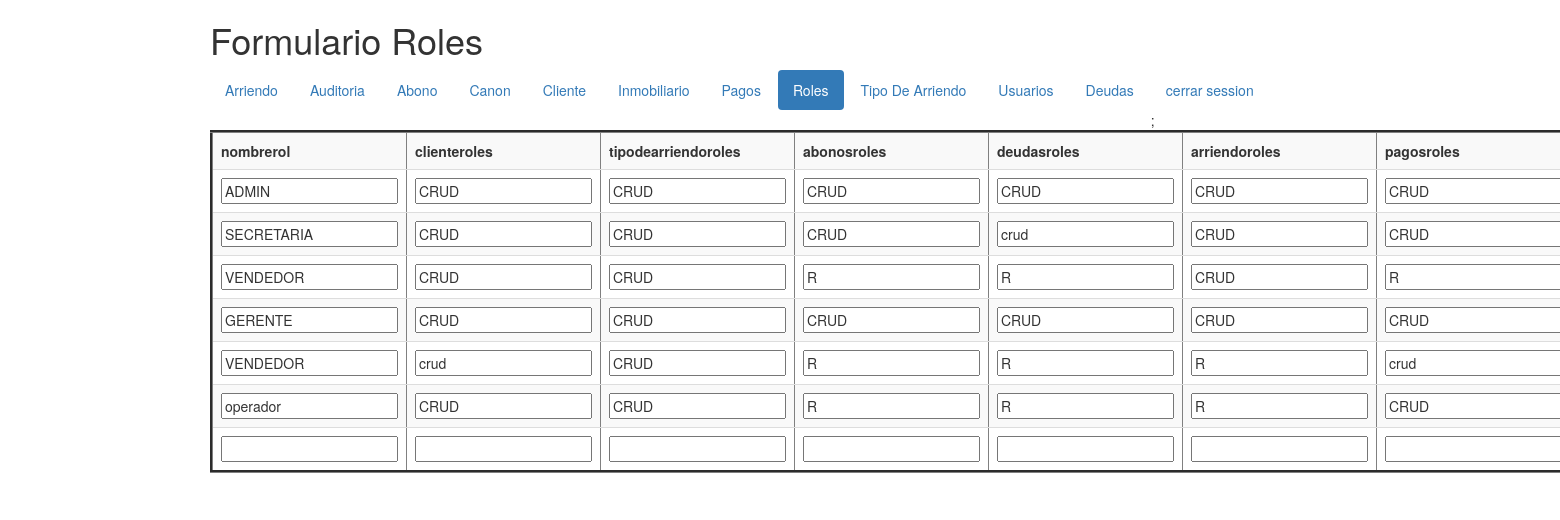
The app's page /vista/formularioroles.php (signed in) with its own data.
### tables this page shows
CREATE TABLE `roles` (
  `idroles` tinyint(4) NOT NULL,
  `nombrerol` varchar(10) NOT NULL,
  `clienteroles` varchar(4) NOT NULL,
  `tipodearriendoroles` varchar(4) NOT NULL,
  `abonosroles` varchar(4) NOT NULL,
  `deudasroles` varchar(4) NOT NULL,
  `arriendoroles` varchar(4) NOT NULL,
  `pagosroles` varchar(4) NOT NULL,
  `inmobiliarioroles` varchar(4) NOT NULL,
  `canonroles` varchar(4) NOT NULL,
  `usuariosroles` varchar(4) NOT NULL,
  `auditoriasroles` varchar(4) NOT NULL,
  `rolesroles` varchar(4) NOT NULL
);

### modelo/roles.php (called while the page is built, shortened)
<?php
class roles {
    private $_conexion;
    private $_paginacion = 10;
    function __construct($conexion, $idroles, $nombrerol, $clienteroles, $tipodearriendoroles, $abonosroles, $deudasroles, $arriendoroles, $pagosroles, $inmobiliarioroles, $canonroles, $usuariosroles, $auditoriasroles, $rolesroles) {
        $this->_conexion = $conexion;
    }
	function getRol($idusuario){
        $roles=mysqli_query($this->_conexion, "SELECT ".static::class."roles AS elpermiso FROM roles WHERE idRoles IN(SELECT idrolesusuarios FROM usuarios WHERE idusuarios =$idusuario)") or die (mysqli_error($this->_conexion));
        $unregistro=mysqli_fetch_array($roles);
        return $unregistro['elpermiso'];
    }
   function listar ($pagina){
        if ($pagina<=0){
            $listado = mysqli_query($this->_conexion, "SELECT * FROM roles ORDER BY idroles") or
                die (mysqli_error($this->_conexion));
        }else{
            $paginacionMax = $pagina * $this->_paginacion;
            $paginacionMin = $paginacionMax - $this->_paginacion;
            $listado =mysqli_query ($this->_conexion, "SELECT * FROM roles ORDER BY idroles
            LIMIT $paginacionMin, $paginacionMax") or die (mysqli_error($this->_conexion));
        }
        return $listado;
    }
}
?>

### vista/formularioroles.php (the view, shortened to what this page needs)
<!DOCTYPE html>
<?php
if (isset($_SESSION ['id'])){
?>
<html>
	<div class="container">
    <head>
<link rel="stylesheet" href="https://maxcdn.bootstrapcdn.com/bootstrap/3.3.7/css/bootstrap.min.css">
        <link rel="stylesheet" href="https://maxcdn.bootstrapcdn.com/bootstrap/3.3.7/css/bootstrap.min.css">
    </head>
    <body>
        <header>
        <h1>Formulario Roles</h1>
          <?php
               include_once("menu.php");
            ?>
        </header>
        <table border="3px" class="table table-striped">
            <tbody>
                <tr>
                  <th scope = "col">nombrerol</th>
                  <th scope = "col">clienteroles</th>
                  <th scope = "col">tipodearriendoroles</th>
                  <th scope = "col">abonosroles</th>
                  <th scope = "col">deudasroles</th>
                  <th scope = "col">arriendoroles</th>
                  <th scope = "col">pagosroles</th>
                </tr>
 <?php
    $objetoConexion = new conexion();
    $conexion = $objetoConexion->conectar();
     include_once("../modelo/roles.php");
     $objetoroles =  new roles ($conexion,0,'nombrerol','clienteroles','tipodearriendoroles','abonosroles','deudasroles','arriendoroles','pagosroles','inmobiliarioroles','canonroles','usuariosroles','auditoriasroles','rolesroles');
      $listaroles = $objetoroles->listar(0);
	$permiso = $objetoroles->getRol($_SESSION['id']);
	if (stripos($permiso,"r")!==false){
    while($unRegistro = mysqli_fetch_array($listaroles)){
        echo '<tr><form idroles="fModificarroles"'.$unRegistro["idroles"].' action="../controlador/Controladorroles.php" method="post">';
        echo '<td><input type="text" name="fnombrerol"  value="'.$unRegistro['nombrerol'].'"></td>';
        echo '<td><input type="text" name="fclienteroles"  value="'.$unRegistro['clienteroles'].'"></td>';
        echo '<td><input type="text" name="ftipodearriendoroles"  value="'.$unRegistro['tipodearriendoroles'].'"></td>';
        echo '<td><input type="text" name="fabonosroles"  value="'.$unRegistro['abonosroles'].'"></td>';
        echo '<td><input type="text" name="fdeudasroles"  value="'.$unRegistro['deudasroles'].'"></td>';
        echo '<td><input type="text" name="farriendoroles"  value="'.$unRegistro['arriendoroles'].'"></td>';
        echo '<td><input type="text" name="fpagosroles"  value="'.$unRegistro['pagosroles'].'"></td>';
        echo '</form></tr>';
     }
	}
 ?>
    </body>
      </div>
</html>
  <?php
  }else{
 header ("location:../index.php");
}
?>

### records on screen
roles: fnombrerol "ADMIN", fclienteroles "CRUD", ftipodearriendoroles "CRUD", fabonosroles "CRUD", fdeudasroles "CRUD", farriendoroles "CRUD", fpagosroles "CRUD"
roles: fnombrerol "SECRETARIA", fclienteroles "CRUD", ftipodearriendoroles "CRUD", fabonosroles "CRUD", fdeudasroles "crud", farriendoroles "CRUD", fpagosroles "CRUD"
roles: fnombrerol "VENDEDOR", fclienteroles "CRUD", ftipodearriendoroles "CRUD", fabonosroles "R", fdeudasroles "R", farriendoroles "CRUD", fpagosroles "R"
roles: fnombrerol "GERENTE", fclienteroles "CRUD", ftipodearriendoroles "CRUD", fabonosroles "CRUD", fdeudasroles "CRUD", farriendoroles "CRUD", fpagosroles "CRUD"
roles: fnombrerol "VENDEDOR", fclienteroles "crud", ftipodearriendoroles "CRUD", fabonosroles "R", fdeudasroles "R", farriendoroles "R", fpagosroles "crud"
roles: fnombrerol "operador", fclienteroles "CRUD", ftipodearriendoroles "CRUD", fabonosroles "R", fdeudasroles "R", farriendoroles "R", fpagosroles "CRUD"
